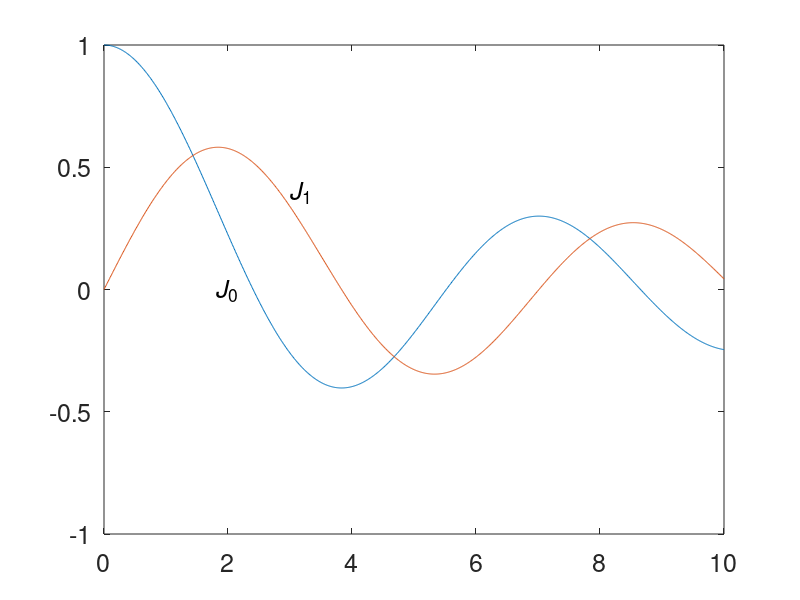

The MATLAB source for this figure:
%FIG44   Script for plotting Figure 4.4
%        Bessel functions J_0 and J_1 of first kind

%Kai Borre Ocotber 1, 2000
%Copyright (c) by Kai Borre
%$Revision: 1.0 $  $Date: 2000/12/16 $

x = 0:.01:10;
plot(x,besselj(0,x))
hold on
plot(x,besselj(1,x))
hold off
axis([0 10 -1 1])
text(1.8,0,'\itJ\rm_0','FontSize',18)
text(3,.4,'\itJ\rm_1','FontSize',18)
set(gca,'FontSize',18)
print -deps fig44
%%%%%%%%%%%%%%%%% end fig44.m %%%%%%%%%%%%%